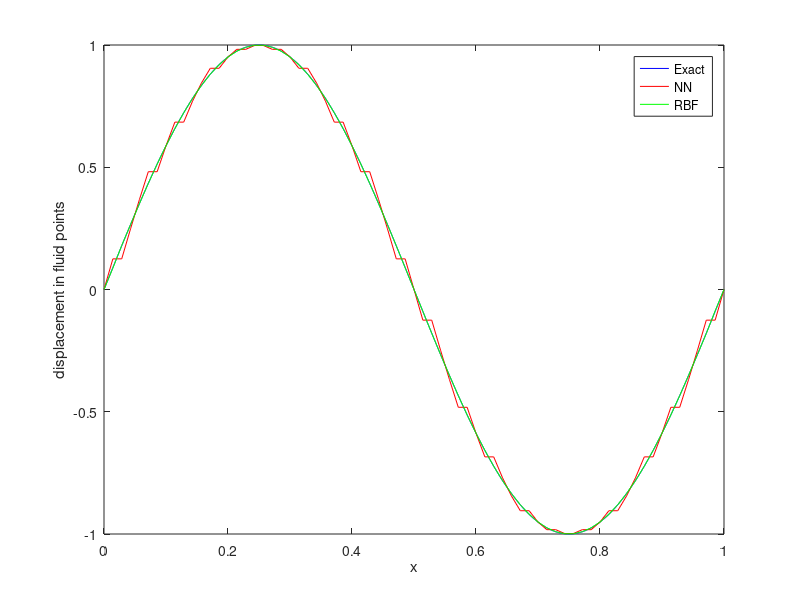
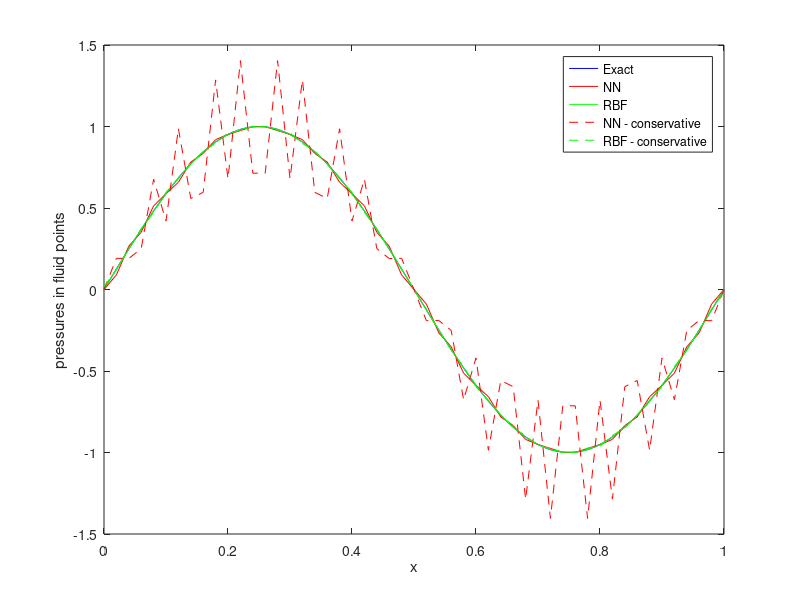

Source code (MATLAB) for these figures, in order:
%% Initialization

% Check if number of structure points already defined
if ( ~exist('Ns','var') )
    Ns    = 51;
end

% Check if number of fluid points already defined
if ( ~exist('Nf','var') )
    Nf    = 71;
end
% Ns    = 51;
% Nf    = 71;
% Define the number of discrete points to approximate the exact solution
% with
Nfine = 10001;

% Prescribe:
%   Xs: structure point location [x y]
%   Ds: structure point displacement
%   Xf: fluid point location [x y]
%   Pf: fluid point pressure
%   Xi: location of x coordinates exact solution
Xs = zeros(Ns,2);
Ds = zeros(Ns,1);
Xf = zeros(Nf,2);
Pf = zeros(Nf,1);

Xs(:,1) = (0:Ns-1)/(Ns-1);
Xs(:,2) = cos(2*pi*Xs(:,1));
Xf(:,1) = (0:Nf-1)/(Nf-1);
Xf(:,2) = cos(2*pi*Xf(:,1));

Ds(:,1) = sin(2*pi*Xs(:,1));
Pf(:,1) = sin(2*pi*Xf(:,1));

Xi = (0:Nfine-1)/(Nfine-1);

% mesh spacings for structure and fluid mesh
dxs = 1/(Ns-1);
dxf = 1/(Nf-1);

% Integration matrix to convert pressures to forces, e.g. F = M*P
Ms        = eye(Ns)*dxs;
Ms(1,1)   = dxs/2;
Ms(Ns,Ns) = dxs/2;

Mf        = eye(Nf)*dxf;
Mf(1,1)   = dxf/2;
Mf(Nf,Nf) = dxf/2;

%%%%%%%%%%%%%%%%%%%%%%%%%%%%%%%%%%%%%%%%%%%%
%% CONSTRUCTION OF INTERPOLATION MATRICES %%
%%%%%%%%%%%%%%%%%%%%%%%%%%%%%%%%%%%%%%%%%%%%

%% Nearest Neighbor Interpolation structure -> flow
HsfNN = zeros(Nf, Ns);
% IMPLEMENT HERE:
% Create boolean matrix: find the closest structure point j for each
% fluid mesh point i:
for i = 1:Nf
    minDist = Inf;
    closestIndex = 0;
    for j = 1:Ns
        distance = sqrt((Xf(i,1) - Xs(j,1))^2 + (Xf(i,2) - Xs(j,2))^2);
        if distance < minDist
            minDist = distance;
            closestIndex = j;
        end
    end
    HsfNN(i, closestIndex) = 1;
end

%% Nearest Neighbor Interpolation flow -> structure
HfsNN = zeros(Ns, Nf);
for i=1:Ns
    minDist = Inf;
    closestIndex = 0;
    for j = 1:Nf
        distance = sqrt((Xf(j,1) - Xs(i,1))^2 + (Xf(j,2) - Xs(i,2))^2);
        if distance < minDist
            minDist = distance;
            closestIndex = j;
        end
    end
    HfsNN(i, closestIndex) = 1;
end

%% RBF interpolation structure -> flow
PHI = zeros(Ns);
P   = zeros(Ns,3);

% PHI is the RBF matrix
% P is the matrix for the linear polynomial

% IMPLEMENT HERE:
% Define the polynomial matrix P = [1 x1 y1 ; 1 x2 y2 ; ... ]
P(:, 1) = 1; % 1
P(:, 2) = Xs(:,1); % x_i
P(:, 3) = Xs(:,2); % y_i

% IMPLEMENT HERE:
% Define the RBF matrix PHI(i,j) = phi(|| x_i - x_j ||)
for i=1:Ns
    for j=1:Ns
        r = 1; % support radius
        x_ij = sqrt((Xs(i, 1) - Xs(j, 1))^2 + (Xs(i, 2) - Xs(j, 2))^2);
        if x_ij > r
            PHI(i,j) = 0;
        else
            PHI(i,j) = (1-x_ij/r)^4*(4*x_ij/r+1);
        end
    end
end


% Matrix to satisfy constraints: Ds = C * gamma
% gamma, the RBF coefficients: gamma = inv(C)*Ds
C    = [PHI P ; P' zeros(3)];
% SvZ: In Matlab-R2013 the inverse is not computed accurately anymore
% invC = inv(C);

% Define the interpolation to the fluid mesh
PHI = zeros(Nf,Ns);
P   = zeros(Nf,3);

% PHI is the RBF matrix
% P is the matrix for the linear polynomial

% IMPLEMENT HERE:
% Define the polynomial matrix P = [1 x1 y1 ; 1 x2 y2 ; ... ]
P(:, 1) = 1; % 1
P(:, 2) = Xf(:,1); % x_i
P(:, 3) = Xf(:,2); % y_i


% IMPLEMENT HERE:
% Define the RBF matrix PHI(i,j) = phi(|| x_i - x_j ||)
for i=1:Nf
    for j=1:Ns
        r = 1; % support radius
        x_ij = sqrt((Xf(i, 1) - Xs(j, 1))^2 + (Xf(i, 2) - Xs(j, 2))^2);
        if x_ij > r
            PHI(i,j) = 0;
        else
            PHI(i,j) = (1-x_ij/r)^4*(4*x_ij/r+1);
        end
    end
end

% transformation matrix = [PHI P] * invC
% HsfRBF = [PHI P] * invC(:,1:Ns);
% SvZ: In Matlab-R2013 the inverse is not computed accurately
%    : Using the forward-slash operator to right-multiply by
%    : the inverse of C instead
HsfRBF = [PHI P]/C;
HsfRBF = HsfRBF(:,1:Ns);


%% RBF interpolation flow -> structure
PHI = zeros(Nf);
P   = zeros(Nf,3);

% PHI is the RBF matrix
% P is the matrix for the linear polynomial

% IMPLEMENT HERE:
% Define the polynomial matrix P = [1 x1 y1 ; 1 x2 y2 ; ... ]
P(:, 1) = 1; % 1
P(:, 2) = Xf(:,1); % x_i
P(:, 3) = Xf(:,2); % y_i

% IMPLEMENT HERE:
% Define the RBF matrix PHI(i,j) = phi(|| x_i - x_j ||)
for i=1:Nf
    for j=1:Nf
        r = 1; % support radius
        x_ij = sqrt((Xf(i, 1) - Xf(j, 1))^2 + (Xf(i, 2) - Xf(j, 2))^2);
        if x_ij > r
            PHI(i,j) = 0;
        else
            PHI(i,j) = (1-x_ij/r)^4*(4*x_ij/r+1);
        end
    end
end


% Matrix to satisfy constraints: Ds = C * gamma
% gamma, the RBF coefficients: gamma = inv(C)*Df
C    = [PHI P ; P' zeros(3)];
% SvZ: In Matlab-R2013 the inverse is not computed accurately anymore
% invC = inv(C);

% Define the interpolation to the structure mesh
PHI = zeros(Ns,Nf);
P   = zeros(Ns,3);

% PHI is the RBF matrix
% P is the matrix for the linear polynomial
P(:, 1) = 1; % 1
P(:, 2) = Xs(:,1); % x_i
P(:, 3) = Xs(:,2); % y_i

% IMPLEMENT HERE:
% Define the polynomial matrix P = [1 x1 y1 ; 1 x2 y2 ; ... ]

% IMPLEMENT HERE:
% Define the RBF matrix PHI(i,j) = phi(|| x_i - x_j ||)
for i=1:Ns
    for j=1:Nf
        r = 1; % support radius
        x_ij = sqrt((Xs(i, 1) - Xf(j, 1))^2 + (Xs(i, 2) - Xf(j, 2))^2);
        if x_ij > r
            PHI(i,j) = 0;
        else
            PHI(i,j) = (1-x_ij/r)^4*(4*x_ij/r+1);
        end
    end
end

% transformation matrix = [PHI P] * invC
%HfsRBF = [PHI P] * invC(:,1:Nf);
% SvZ: In Matlab-R2013 the inverse is not computed accurately
%    : Using the forward-slash operator to right-multiply by
%    : the inverse of C instead
HfsRBF = [PHI P]/C;
HfsRBF = HfsRBF(:,1:Nf);

%%%%%%%%%%%%%%%%%%%%%%%%%%%%%%%%%%%%%%%%%%%%%%%%%%%%%%%%%%%%
%% PERFORM INTERPOLATIONS FOR DISPLACEMENTS AND PRESSURES %%
%%%%%%%%%%%%%%%%%%%%%%%%%%%%%%%%%%%%%%%%%%%%%%%%%%%%%%%%%%%%

%% Compute displacements
Df_NN  = HsfNN  * Ds;
Df_RBF = HsfRBF * Ds;
Df_ex  = sin(2*pi*Xi);

%% Show displacements
figure(1)
hold off
plot(Xi,Df_ex,'b-');
hold on
plot(Xf(:,1),Df_NN, 'r-');
plot(Xf(:,1),Df_RBF, 'g-');
legend('Exact','NN','RBF');
xlabel('x');
ylabel('displacement in fluid points');

% compute RMS error by linear interpolation between fluid points
err_Df_NN  = norm(interp1(Xf(:,1),Df_NN ,Xi,'linear')-Df_ex)/sqrt(Nfine);
err_Df_RBF = norm(interp1(Xf(:,1),Df_RBF,Xi,'linear')-Df_ex)/sqrt(Nfine);


%% Compute pressures - consistent approach
Ps_NN  = HfsNN  * Pf;
Ps_RBF = HfsRBF * Pf;
Pf_ex  = sin(2*pi*Xi);

%% Show pressures
figure(2)
hold off
plot(Xi,Pf_ex,'b-');
hold on
plot(Xs(:,1),Ps_NN, 'r-');
plot(Xs(:,1),Ps_RBF, 'g-');
xlabel('x');
ylabel('pressures in fluid points');

% compute RMS error by linear interpolation between structure points
err_Ps_NN  = norm(interp1(Xs(:,1),Ps_NN ,Xi,'linear')-Df_ex)/sqrt(Nfine);
err_Ps_RBF = norm(interp1(Xs(:,1),Ps_RBF,Xi,'linear')-Df_ex)/sqrt(Nfine);

%% Compute pressures - conservative approach
% IMPLEMENT HERE:
% compute the interpolation of the pressure using the conservative
% approach, e.g.: Fs'*Ds = Ff'*Df
% Fs = Ms * Ps
% Ff = Mf * Pf
% Df =  H * Ds
% One obtains: Ps = .... * Pf
Ps_NN_cv  = (Mf*HsfNN*inv(Ms))' * Pf;
Ps_RBF_cv = (Mf*HsfRBF*inv(Ms))' * Pf;
Pf_ex     = sin(2*pi*Xi);

%% Show pressures
figure(2)
plot(Xs(:,1),Ps_NN_cv, 'r--');
plot(Xs(:,1),Ps_RBF_cv, 'g--');
legend('Exact','NN','RBF','NN - conservative','RBF - conservative');

% compute RMS error by linear interpolation between structure points
err_Ps_NN_cv  = norm(interp1(Xs(:,1),Ps_NN_cv ,Xi,'linear')-Df_ex)/sqrt(Nfine);
err_Ps_RBF_cv = norm(interp1(Xs(:,1),Ps_RBF_cv,Xi,'linear')-Df_ex)/sqrt(Nfine);

%% Compute error in work at interface (work on fluid side should be equal
% dW_fluid     = (F'*D)_fluid
% dW_structure = (F'*D)_structure
% error_dW     = |dW_fluid - dW_structure|

% IMPLEMENT HERE:
% Compute the work on the interface on the fluid side and the structure
% side and store the error in the conservation of work over the interface
err_dW_NN     = abs( (Mf*Pf)' * Df_NN  -  (Ms*Ps_NN)' * Ds );
err_dW_NN_cv  = abs( (Mf*Pf)' * Df_NN  -  (Ms*Ps_NN_cv)' * Ds ); % UNSURE if it should be (in that case, compute conservative disp. of fluid): err_dW_NN_cv  = abs( (Mf*Pf)' * Df_NN_cv  -  (Ms*Ps_NN_cv)' * Ds );
err_dW_RBF    = abs( (Mf*Pf)' * Df_RBF  -  (Ms*Ps_RBF)' * Ds ); 
err_dW_RBF_cv = abs( (Mf*Pf)' * Df_RBF  -  (Ms*Ps_RBF_cv)' * Ds ); % UNSURE if it should be (in that case, compute conservative disp. of fluid): err_dW_RBF_cv = abs( (Mf*Pf)' * Df_RBF_cv  -  (Ms*Ps_RBF_cv)' * Ds ); 
